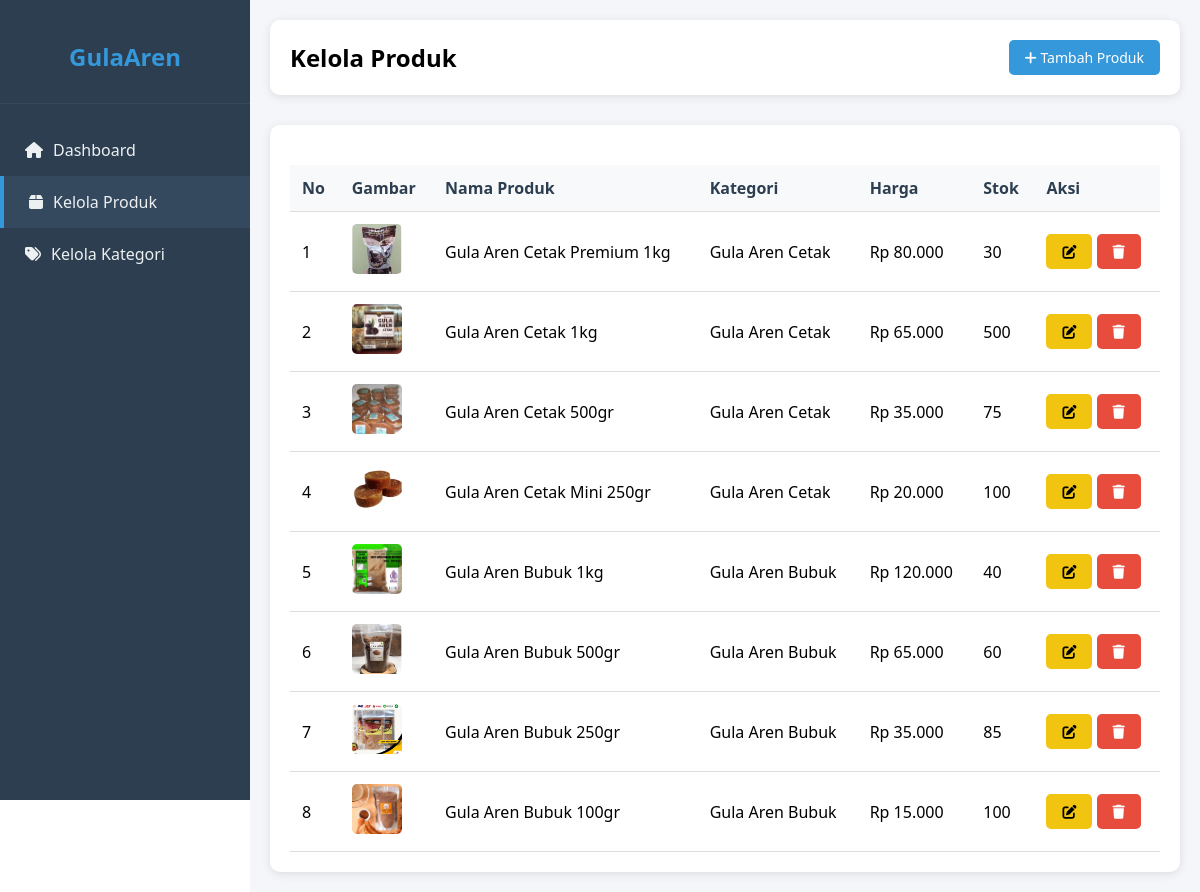
The page /produk.php (signed in) on the database its author committed.
### tables this page shows
CREATE TABLE `produk` (
  `id_produk` int(11) NOT NULL,
  `id_kategori` int(11) DEFAULT NULL,
  `nama_produk` varchar(200) NOT NULL,
  `deskripsi` text DEFAULT NULL,
  `harga` decimal(10,2) NOT NULL,
  `stok` int(11) NOT NULL DEFAULT 0,
  `url_gambar` varchar(255) DEFAULT NULL
);

CREATE TABLE `kategori` (
  `id_kategori` int(11) NOT NULL,
  `nama_kategori` varchar(100) NOT NULL,
  `deskripsi` text DEFAULT NULL
);

### produk.php (the view, shortened to what this page needs)
<?php
require_once 'config.php';
$query = "SELECT p.*, k.nama_kategori
          FROM produk p
          JOIN kategori k ON p.id_kategori = k.id_kategori
          ORDER BY p.id_produk DESC";
$result = mysqli_query($conn, $query);
?>
<!DOCTYPE html>
<html>
<head>
    <link href="https://cdnjs.cloudflare.com/ajax/libs/font-awesome/6.0.0/css/all.min.css" rel="stylesheet">
</head>
<body>
    <div class="container">
        <div class="sidebar">
            <div class="sidebar-header">
                <h2>GulaAren</h2>
            </div>
            <div class="sidebar-menu">
                <a href="dashboard.php" class="menu-item">
                    <i class="fas fa-home"></i>
                    <span>Dashboard</span>
                </a>
                <a href="produk.php" class="menu-item active">
                    <i class="fas fa-box"></i>
                    <span>Kelola Produk</span>
                </a>
                <a href="kategori.php" class="menu-item">
                    <i class="fas fa-tags"></i>
                    <span>Kelola Kategori</span>
                </a>
            </div>
        </div>
        <div class="main-content">
            <div class="top-bar">
                <h2>Kelola Produk</h2>
                <button class="btn btn-primary" onclick="showAddForm()">
                    <i class="fas fa-plus"></i> Tambah Produk
                </button>
            </div>
            <div class="product-container">
                <table class="table">
                    <thead>
                        <tr>
                            <th>No</th>
                            <th>Gambar</th>
                            <th>Nama Produk</th>
                            <th>Kategori</th>
                            <th>Harga</th>
                            <th>Stok</th>
                            <th>Aksi</th>
                        </tr>
                    </thead>
                    <tbody>
                        <?php
                        $no = 1;
                        while($row = mysqli_fetch_assoc($result)) :
                        ?>
                        <tr>
                            <td><?php echo $no++; ?></td>
                            <td>
                                <?php if($row['url_gambar']) : ?>
                                    <img src="uploads/<?php echo $row['url_gambar']; ?>"
                                         alt="<?php echo $row['nama_produk']; ?>"
                                         style="width: 50px; height: 50px; object-fit: cover; border-radius: 5px;">
                                <?php else : ?>
                                    <i class="fas fa-image" style="color: #ccc; font-size: 24px;"></i>
                                <?php endif; ?>
                            </td>
                            <td><?php echo $row['nama_produk']; ?></td>
                            <td><?php echo $row['nama_kategori']; ?></td>
                            <td>Rp <?php echo number_format($row['harga'], 0, ',', '.'); ?></td>
                            <td><?php echo $row['stok']; ?></td>
                            <td>
                                <button onclick="editProduk(<?php echo htmlspecialchars(json_encode($row)); ?>)"
                                        class="btn btn-warning">
                                    <i class="fas fa-edit"></i>
                                </button>
                                <a href="produk_action.php?action=delete&id=<?php echo $row['id_produk']; ?>"
                                   class="btn btn-danger"
                                   onclick="return confirm('Apakah Anda yakin ingin menghapus produk ini?')">
                                    <i class="fas fa-trash"></i>
                                </a>
                            </td>
                        </tr>
                        <?php endwhile; ?>
                    </tbody>
                </table>
            </div>
        </div>
    </div>
</body>
</html>

### produk.php (style rules this page uses)
* { margin: 0; padding: 0; box-sizing: border-box; font-family: 'Segoe UI', Tahoma, Geneva, Verdana, sans-serif; }
.container { display: flex; min-height: 100vh; }
.sidebar { width: 250px; background: #2c3e50; color: white; padding-top: 20px; position: fixed; left: 0; height: 100vh; transition: all 0.3s ease; }
.sidebar-header { padding: 20px; text-align: center; border-bottom: 1px solid #34495e; }
.sidebar-header h2 { color: #3498db; font-size: 24px; margin-bottom: 10px; }
.sidebar-menu { padding: 20px 0; }
.menu-item { padding: 15px 25px; display: flex; align-items: center; color: #ecf0f1; text-decoration: none; transition: all 0.3s ease; }
.menu-item.active { background: #34495e; border-left: 4px solid #3498db; }
.menu-item i { margin-right: 10px; }
.main-content { flex: 1; margin-left: 250px; padding: 20px; background: #f5f6fa; }
.top-bar { background: white; padding: 20px; border-radius: 10px; box-shadow: 0 2px 10px rgba(0,0,0,0.1); display: flex; justify-content: space-between; align-items: center; margin-bottom: 30px; }
.btn { padding: 8px 16px; border-radius: 5px; text-decoration: none; cursor: pointer; border: none; font-size: 14px; }
.btn-primary { background: #3498db; color: white; }
.btn-warning { background: #f1c40f; color: black; }
.btn-danger { background: #e74c3c; color: white; }
.product-container { background: white; padding: 20px; border-radius: 10px; box-shadow: 0 2px 10px rgba(0,0,0,0.1); }
.table { width: 100%; border-collapse: collapse; margin-top: 20px; }
.table th, .table td { padding: 12px; text-align: left; border-bottom: 1px solid #ddd; }
.table th { background: #f8f9fa; color: #2c3e50; }

### rows shown on the page
produk: url_gambar (picture), nama_produk "Gula Aren Cetak Premium 1kg", id_kategori.nama_kategori "Gula Aren Cetak", harga "80.000", stok "30"
produk: url_gambar (picture), nama_produk "Gula Aren Cetak 1kg", id_kategori.nama_kategori "Gula Aren Cetak", harga "65.000", stok "500"
produk: url_gambar (picture), nama_produk "Gula Aren Cetak 500gr", id_kategori.nama_kategori "Gula Aren Cetak", harga "35.000", stok "75"
produk: url_gambar (picture), nama_produk "Gula Aren Cetak Mini 250gr", id_kategori.nama_kategori "Gula Aren Cetak", harga "20.000", stok "100"
produk: url_gambar (picture), nama_produk "Gula Aren Bubuk 1kg", id_kategori.nama_kategori "Gula Aren Bubuk", harga "120.000", stok "40"
produk: url_gambar (picture), nama_produk "Gula Aren Bubuk 500gr", id_kategori.nama_kategori "Gula Aren Bubuk", harga "65.000", stok "60"
produk: url_gambar (picture), nama_produk "Gula Aren Bubuk 250gr", id_kategori.nama_kategori "Gula Aren Bubuk", harga "35.000", stok "85"
produk: url_gambar (picture), nama_produk "Gula Aren Bubuk 100gr", id_kategori.nama_kategori "Gula Aren Bubuk", harga "15.000", stok "100"
